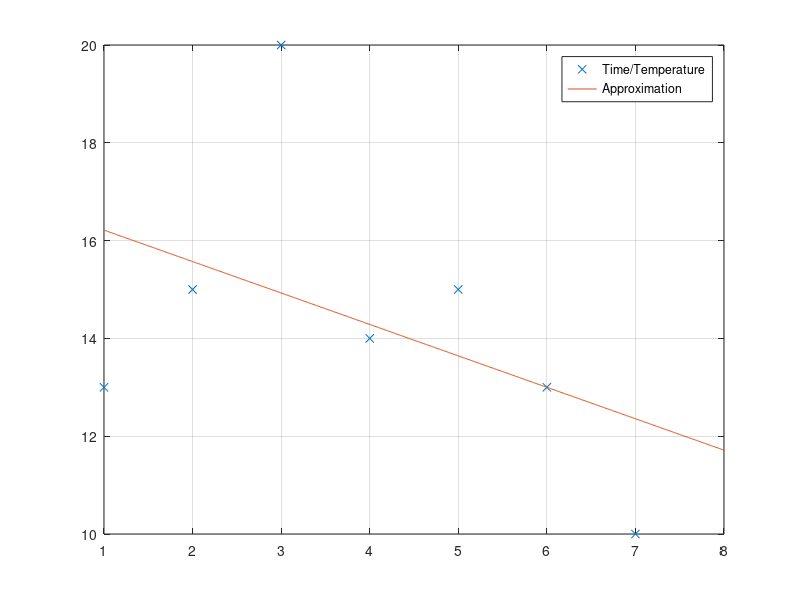
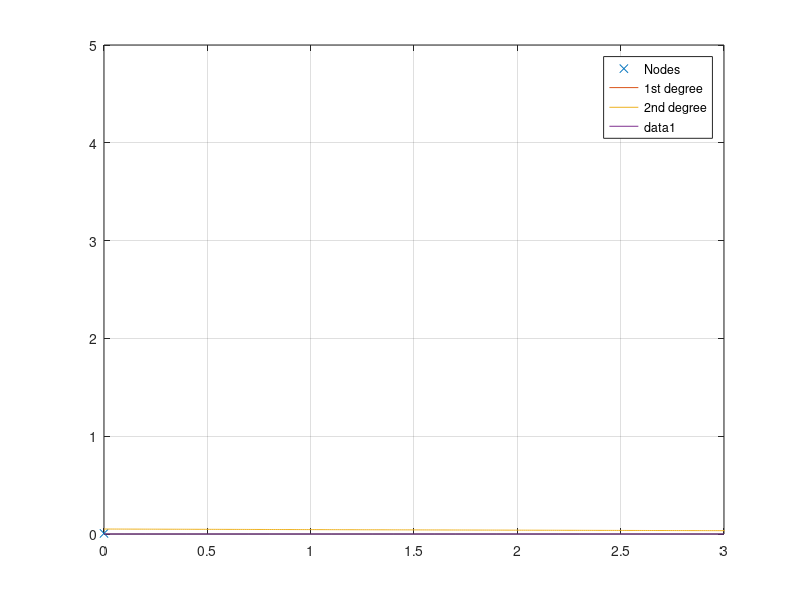

Reproduce these figures in MATLAB, in order.
%1
xi=[1 2 3 4 5 6 7];
fi=[13 15 20 14 15 13 10];
m=length(xi)-1;
sumxi=sum(xi);
sumfi=sum(fi);
sumxifi=sum(xi.*fi);
sumxi2=sum(xi.^2);

a=((m+1)*sumxifi-sumxi*sumfi)/((m+1)*sumxi2-(sumxi)^2);
b=(sumxi2*sumfi-sumxifi*sumxi)/((m+1)*sumxi2-(sumxi)^2);

%polyfit(xi,fi,1)
pol=[a b];
rez = polyval(pol,8);
fprintf("f(8.00)=%2.4f\n",rez);
xplot = 1:0.01:8;
pplot = polyval(pol,xplot);
figure
plot(xi,fi,'x');
hold on;
grid on;
plot(xplot,pplot);
eab=sum((fi-(a*xi+b)).^2);
fprintf("E(a,b)=%2.4f\n",eab);
legend('Time/Temperature','Approximation');


%2
clear
x=[0 10 20 30 40 60 80 100];
f=[0.0061 0.0123 0.0234 0.0424 0.0738 0.1992 0.4736 1.0133];

p1 = polyfit(x,f,1);
p2 = polyfit(x,f,2);

rez1 = polyval(p1,45);
rez2 = polyval(p2,45);

fprintf("1st degree polynomial, error = %2.4f\n",0.095848-rez1);
fprintf("2nd degree polynomial, error = %2.4f\n",0.095848-rez2);

figure
plot(x,f,'x');
hold on;
grid on;
xplot=0:0.01:100;
plot(xplot,polyval(p1,xplot));
plot(xplot,polyval(p2,xplot));
legend('Nodes','1st degree','2nd degree');

%3
axis([0, 3, 0, 5])
[x, y] = ginput(10);

P2 = polyfit(x, y, 2);

hold on;
plot(x, y, 'x');
x_ext = 0:0.1:3
plot(x_ext, polyval(P2, x_ext));

